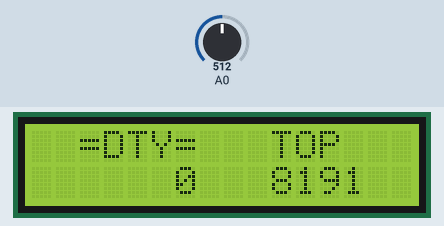
A sketch run on a simulated Arduino Uno, built with avr-gcc and run on an emulated ATmega328P. Parts: 16×2 character LCD. The test bench sets the inputs (shaded band); at power-on: A0 = 512.

Above: at 1.2 s.
1.3 s: A0 set to 53
At 1.8 s:
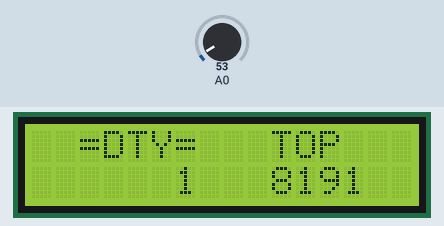
2.8 s: A0 set to 45
At 3.3 s:
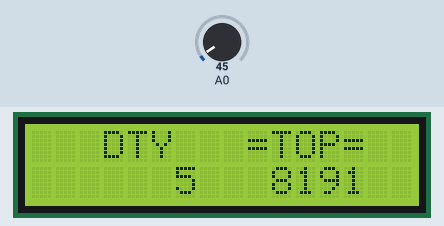
4.3 s: A0 set to 122
At 4.8 s:
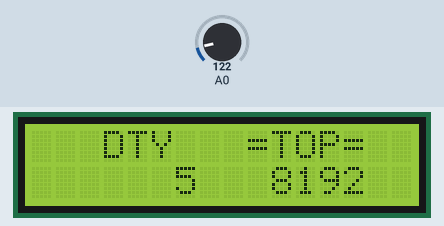
Timing chart, 0 to 7.3 s (numbered marks = the images above; inputs shaded):
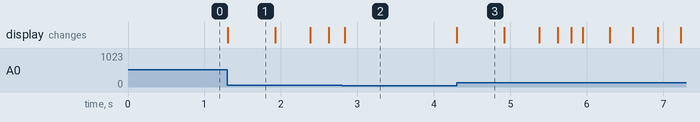

Measured:
- the behaviour switches between 50 and 49 on A0 (found by bisection; images 1 and 2)
- after the input at 1.3 s, the display: changes at once (image 1)
- after the input at 2.8 s, the display: changes at once (image 2)
- after the input at 4.3 s, the display: changes at once (image 3)
- what the display in image 1 shows lasts 0.6 s, from 1.3 s to 1.9 s

The sketch:

Vibe_2_Remote_Control.ino
```cpp
//Sample using LiquidCrystal library
#include <LiquidCrystal.h>
#include <util\delay.h>
/*******************************************************

This program will test the LCD panel and the buttons
Mark Bramwell, July 2010

********************************************************/

// select the pins used on the LCD panel
LiquidCrystal lcd(8, 9, 4, 5, 6, 7);

// define some values used by the panel and buttons
int lcd_key     = 0;
int adc_key_in  = 0;
#define btnRIGHT  0
#define btnUP     1
#define btnDOWN   2
#define btnLEFT   3
#define btnSELECT 4
#define btnNONE   5

// read the buttons
int read_LCD_buttons()
{
 adc_key_in = analogRead(0);      // read the value from the sensor

 // my buttons when read are centered at these valies: 0, 144, 329, 504, 741
 // we add approx 50 to those values and check to see if we are close
 if (adc_key_in > 1000) return btnNONE; // We make this the 1st option for speed reasons since it will be the most likely result
 // For V1.1 us this threshold

 /*
 if (adc_key_in < 50)   return btnRIGHT;
 if (adc_key_in < 250)  return btnUP;
 if (adc_key_in < 450)  return btnDOWN;
 if (adc_key_in < 650)  return btnLEFT;
 if (adc_key_in < 850)  return btnSELECT;
*/
 // For V1.0 comment the other threshold and use the one below:

 if (adc_key_in < 50)   return btnRIGHT;
 if (adc_key_in < 195)  return btnUP;
 if (adc_key_in < 380)  return btnDOWN;
 if (adc_key_in < 450)  return btnLEFT;
 if (adc_key_in < 790)  return btnSELECT;


 return btnNONE;  // when all others fail, return this...
}


// Jack is pulled high by the vibe, so we signal by pulling low

// Each byte starts with a 5ms LOW preamble to allow sync
// Then each bit has a 0.5ms high to signal start of bit
// The then value of the bit should be sampled 1ms later.
// There is a 0.5ms low guard at the end of each bit

#define JACK_HIGH     (DDRC &= ~_BV(5))
#define JACK_LOW      (DDRC |= _BV(5) )

void send(uint16_t x) {


   JACK_LOW;    // Go low

   _delay_ms(10);        // Give time for Reciever to sync (2ms to make sure it is waiting)

   uint16_t bitmask = (1 << 11);

   cli();              // Dont inetrrupt this 'cuase timing in Critical

   while (bitmask) {

     bitmask >>= 1;

     JACK_HIGH;    // Go high to trigger a bit

      _delay_us(500);

     if (!(x & bitmask)) {

        JACK_LOW;  // Go low to send the 0 bit

     }

      _delay_ms(1);      // keep bit for at least 2 us so reciever sees it.


      JACK_LOW;  // Go low to to resync (note that we might already be low if last bit was 0

      _delay_us(500);

   }

   sei();

   JACK_HIGH;   // Go high

   _delay_ms(20);    // Plenty of space for resync

}

void sendCommand( uint8_t command, uint8_t data ) {

  send( (command << 8 ) | data);

}

char buff[10];

uint8_t mode=0;    // 0=duty, 1=top

uint16_t duty = 0;

uint16_t top  = 8191;


// Refresh the Screen

void refreshLabels() {

 lcd.setCursor(0,0);

 if (mode==0) {
   lcd.setCursor(0,0);
   lcd.print("  =DTY=   TOP   "); // print a simple message

 } else {

   lcd.setCursor(0,0);
   lcd.print("   DTY   =TOP=  "); // print a simple message
 }

}


// left padded, 5 digit string

void digitstring( uint16_t x ) {

  uint8_t place = 5;

  while (place--) {

    uint16_t next = x/10;

    buff[place] = (x-(next*10)) + '0';

    if (!next) {

      while (place--) {

        buff[place] = ' ';

      }

      return;

    }

    x=next;

  }


}

void refreshDuty() {
 lcd.setCursor(2,1);

 digitstring(duty);
 lcd.print(buff);

}

void refreshTop() {

 lcd.setCursor(9,1);

 digitstring(top);
 lcd.print(buff);

}

void refreshValues() {
  refreshDuty();
  refreshTop();

}

void setup()
{
  lcd.begin(16, 2);              // start the library
  refreshLabels();
  refreshValues();

}

uint16_t keyDelay=1000;      // start with 1 second delay btween ticks

unsigned long nextKeyTime=0;        // Next time key will repeat

uint8_t lastkey=0;

uint16_t velocity = 1;

void loop()
{

 lcd_key = read_LCD_buttons();  // read the buttons

 if (lcd_key == lastkey) {     // Key held down

   if (nextKeyTime > millis() ) {      // Still waiting

       return;

   }

   if (keyDelay) {

     keyDelay /=2;


   } else {

     if (velocity < 1000) {


       velocity +=10;

     }

   }


 } else {     // Different key

   keyDelay = 500;    // Reset delay
   velocity = 1;

 }


 uint16_t  x;

 if (mode) {
   x=top;
 } else {
   x=duty;
 }

 uint8_t old_mode = mode;

 uint16_t old_x = x;

 switch (lcd_key)               // depending on which button was pushed, we perform an action
 {
   case btnRIGHT:
     {
     mode = 1;
     break;
     }

   case btnLEFT:
     {
     mode = 0;
     break;
     }

   case btnUP:
     {
     x+=velocity;
     break;
     }

   case btnDOWN:
     {
     x-=velocity;
     break;
     }

   case btnSELECT:
     {
     break;
     }
 }


 if ( mode != old_mode ) {

   refreshLabels();

 } else {      // If mode changed, then change in x irrelevant

   if ( x != old_x ) {

       if (mode) {
         top=x;
         refreshTop();

         sendCommand( 0x00 , top >> 8 );
         sendCommand( 0x01 , top & 0xff);

       } else {
         duty=x;
         refreshDuty();

         sendCommand( 0x02 , duty >> 8 );
         sendCommand( 0x03 , duty & 0xff);

       }


   }

 }


 delay(10);    // Debounce


 nextKeyTime = millis() + keyDelay;

 lastkey = lcd_key;

}
```
